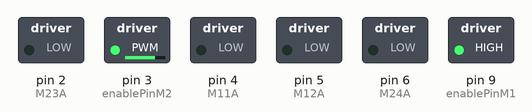
The sketch below on a simulated Arduino Uno, built with avr-gcc and run on an emulated ATmega328P. Shown: switched loads named in the sketch (green lamp = pin HIGH). At 45.7 s the program stops and its outputs stay as they are.

Above: at 0.1 s.
At 16.6 s:
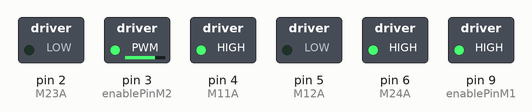
At 29.1 s:
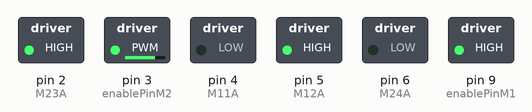
At 35.3 s:
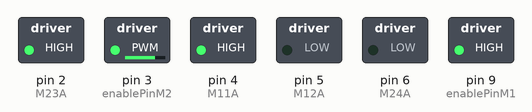
Timing chart, 0 to 40.0 s (numbered marks = the images above):
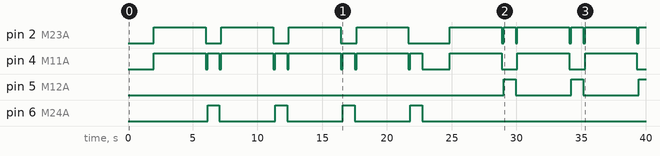

The sketch:

square.ino
```cpp
/////////////////////////////////////
// Calibration Values
/////////////////////////////////////
const int side = 4000;
const int turn = 915; // Use half for turbo mode

/////////////////////////////////////
// Pin Setup
/////////////////////////////////////

// sonar1 pins
const int echoPin1 = 11; // <-- assign proper pins
const int trigPin1 = 10;

// sonar2 pins
const int echoPin2 = 13; // <-- assign proper pins
const int trigPin2 = 12;

// motor 1 pins (left wheel)
const int enablePinM1 = 9; // H-bridge enable pin
const int M12A = 5;        // Motor one pin 1 -- forwards
const int M11A = 4;        // Motor one pin 2 -- backwards

// motor 2 pins (right wheel)
const int enablePinM2 = 3; // H-bridge enable pin
const int M23A = 2;        // Motor two pin 1 -- forwards
const int M24A = 6;        // Motor two pin 2 -- backwards

// keep track of sonar distances
float sonar1_distance;
float sonar2_distance;

void setup() {
  Serial.begin(9600);

  // enable sonar1 pins
  pinMode(trigPin1, OUTPUT);
  pinMode(echoPin1, INPUT);

  // enable sonar2 pins
  pinMode(trigPin2, OUTPUT);
  pinMode(echoPin2, INPUT);

  // enable motor 1 and its pins
  pinMode(enablePinM1, OUTPUT);
  pinMode(M12A, OUTPUT);
  pinMode(M11A, OUTPUT);
  digitalWrite(enablePinM1, HIGH);

  // enable motor 2 and its pins
  pinMode(enablePinM2, OUTPUT);
  pinMode(M23A, OUTPUT);
  pinMode(M24A, OUTPUT);
  analogWrite(enablePinM2, 190);
}

void loop() {
  delay(2000);
  for (int i = 0; i < 4; i++) {
    // Move forward ~20cm
    move_forward();
    delay(side);  // values may need tweaking after testing
    stop();
    delay(150);   // small delay

    turn_right();
    delay(turn);  // values may need tweaking after testing
    stop();
    delay(150);   // small delay

  }

  delay(2000);
  for (int i = 0; i < 4; i++) {
    // Move forward ~20cm
    move_forward();
    delay(side);  // values may need tweaking after testing
    stop();
    delay(150);   // small delay

    turn_left();
    delay(turn);  // values may need tweaking after testing
    stop();
    delay(150);   // small delay

  }

  // Stop after completing the move
  while (true) {
    stop();
  }
}

void update_sonar_distances() {
  // Trigger sonar 1
  digitalWrite(trigPin1, LOW);
  delayMicroseconds(2);
  digitalWrite(trigPin1, HIGH);
  delayMicroseconds(10);
  digitalWrite(trigPin1, LOW);
  sonar1_distance = pulseIn(echoPin1, HIGH) / 58.0;

  delay(50); // Small delay between triggers

  // Trigger sonar 2
  digitalWrite(trigPin2, LOW);
  delayMicroseconds(2);
  digitalWrite(trigPin2, HIGH);
  delayMicroseconds(10);
  digitalWrite(trigPin2, LOW);
  sonar2_distance = pulseIn(echoPin2, HIGH) / 58.0;
}

void move_forward() {
  digitalWrite(M11A, HIGH);
  digitalWrite(M12A, LOW);

  digitalWrite(M23A, HIGH);
  digitalWrite(M24A, LOW);
}

void move_backward() {
  digitalWrite(M11A, LOW);
  digitalWrite(M12A, HIGH);

  digitalWrite(M23A, LOW);
  digitalWrite(M24A, HIGH);
}

// left wheel forward, right wheel backward
void turn_right() {
  digitalWrite(M11A, HIGH);
  digitalWrite(M12A, LOW);

  digitalWrite(M23A, LOW);
  digitalWrite(M24A, HIGH);
}

// right wheel forward, left wheel backward
void turn_left() {
  digitalWrite(M11A, LOW);
  digitalWrite(M12A, HIGH);

  digitalWrite(M23A, HIGH);
  digitalWrite(M24A, LOW);
}

void stop() {
  digitalWrite(M11A, LOW);
  digitalWrite(M12A, LOW);

  digitalWrite(M23A, LOW);
  digitalWrite(M24A, LOW);
}
```

Measured:
- by itself, pin 2 (M23A): LOW → HIGH at 2.0 s, → LOW 4.0 s later, → HIGH 1.2 s later, → LOW 4.0 s later, … (19 changes in this stretch)
- by itself, pin 4 (M11A): LOW → HIGH at 2.0 s, → LOW 4.0 s later, → HIGH 0.15 s later, → LOW 0.92 s later, … (22 changes in this stretch)
- by itself, pin 5 (M12A): LOW → HIGH at 29.0 s, → LOW 0.92 s later, → HIGH 4.3 s later, → LOW 0.92 s later, … (5 changes in this stretch)
- by itself, pin 6 (M24A): alternates HIGH for 0.92 s and LOW for 4.3 s, 8 changes in all, then stays LOW
